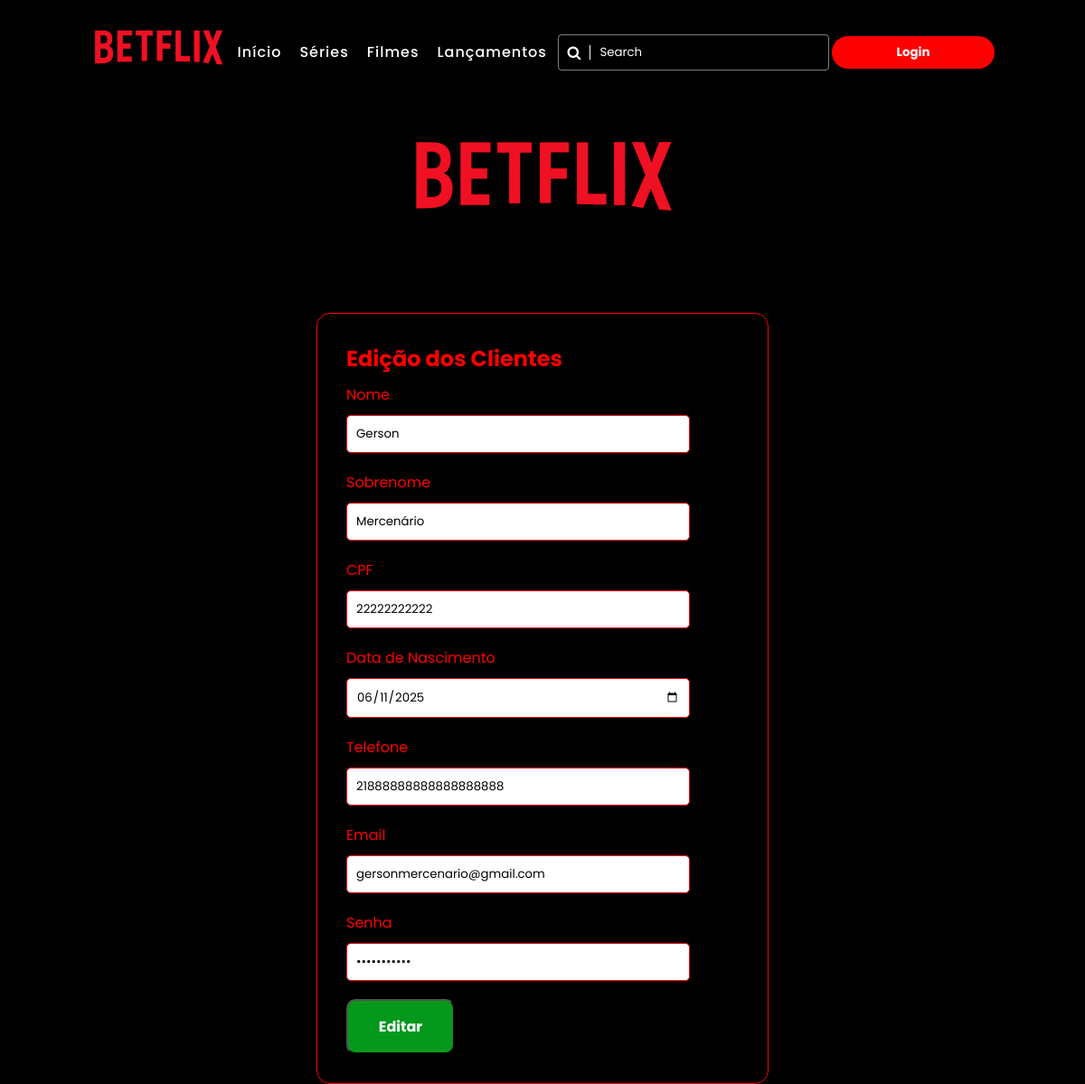
Page /cliente_editar/11 on the committed database.
### clientes/models.py (models this page shows, shortened)
class Cliente(models.Model):
    nome = models.CharField(max_length=100) # Nome do cliente, string de até 100 caracteres
    sobrenome = models.CharField(max_length=100) # Sobrenome do cliente, string de até 100 caracteres
    cpf = models.CharField(max_length=11, unique=True) # CPF do cliente, string de 11 caracteres, deve ser único
    data_nascimento = models.DateField() # Data de nascimento do cliente
    telefone = models.CharField(max_length=20, blank=True, null=True) # Telefone do cliente, opcional (blank=True, null=True)
    email = models.EmailField(unique=True) # Email do cliente, deve ser único e formatado como email
    senha = models.CharField(max_length=100)
    data_cadastro = models.DateTimeField(auto_now_add=True) # Data e hora do cadastro, preenchido automaticamente na criação
    class Meta:
        verbose_name = "Cliente" # Nome singular amigável para o modelo no painel administrativo
        verbose_name_plural = "Clientes" # Nome plural amigável para o modelo no painel administrativo
        ordering = ['nome', 'sobrenome'] # Define a ordem padrão dos registros ao consultá-los

### clientes/views.py (the view, shortened to what this page needs)
# urls.py: path('cliente_editar/<int:pk>', Editar.as_view(), name="cliente_update"),
class Editar(UpdateView):
    model = Cliente
    form_class = ClienteForm
    template_name = 'clientes/cadastro.html'
    def get_context_data(self, **kwargs):
        context = super().get_context_data(**kwargs) #Cria o context
        context['titulo'] = 'Edição dos Clientes'
        context['botao'] = 'Editar'
        return context
    success_url = reverse_lazy('informacao')

### clientes/forms.py
class ClienteForm(forms.ModelForm):
    class Meta:
        model = Cliente #Modelo (Classe do model)
        fields = [
            'nome',
            'sobrenome',
            'cpf',
            'data_nascimento',
            'telefone',
            'email',
            'senha'
        ]
        widgets = {
        'nome': forms.TextInput(attrs={"class": "form-control input", "placeholder": "Digite seu nome"}),
        'sobrenome': forms.TextInput(attrs={"class": "form-control input", "placeholder": "Digite seu sobrenome"}),
        'cpf': forms.TextInput(attrs={"class": "form-control input", "placeholder": "___ . ___ . ___ - __"}),
        'data_nascimento': forms.DateInput(attrs={"class": "form-control input", "placeholder": "DD/MM/AAAA", "type": "date"}),
        'telefone': forms.TextInput(attrs={"class": "form-control input", "placeholder": "(XX) XXXX-XXXX"}),
        'email': forms.EmailInput(attrs={"class": "form-control input", "placeholder": "email@example.com"}),
        'senha': forms.TextInput(attrs={"class": "form-control input", "placeholder": "Digite sua senha", "type": "password"}),
        }

### clientes/templates/clientes/cadastro.html (shortened to what this page needs)
{% extends 'base.html' %}
{% load static %}
{% block content %}
<section class="login">
    <img src="{% static 'img/logo.png' %}" class="net">
    <section class="contato">
                <div class="area-formulario">
                    <h2>{{ titulo }}</h2>
                    <form class="formulario" action="" method="post">
                        <div class="campos">
                            <label for="nome">Nome</label>
                            {{ form.nome }}
                        </div>
                        <div class="campos">
                            <label for="email">Sobrenome</label>
                            {{ form.sobrenome  }}
                        </div>
                        <div class="campos">
                            <label for="assunto">CPF</label>
                            {{ form.cpf }}
                        </div>
                        <div class="campos">
                            <label for="mensagem">Data de Nascimento</label>
                            {{ form.data_nascimento }}
                        </div>
                        <div class="campos">
                            <label for="mensagem">Telefone</label>
                            {{ form.telefone }}
                        </div>
                        <div class="campos">
                            <label for="mensagem">Email</label>
                            {{ form.email  }}
                        </div>
                        <div class="campos">
                            <label for="mensagem">Senha</label>
                            {{ form.senha }}
                        </div>
                        <button type="submit" name="enviar" class="btn-enviar">{{ botao }}</button>
                    </form>
                </div>
    </section>
</section>
{% endblock %}

### clientes/static/css/style.css (style rules this page uses)
* { margin: 0; padding: 0; box-sizing: border-box; font-family: 'Poppins', sans-serif; }
body { background: #000; }
.login { margin-top: 150px; display: flex; flex-direction: column; align-items: center; }
.contato { display: flex; justify-content: space-evenly; margin-top: 100px; color: red; }
.area-formulario { border: 1px solid red; border-radius: 15px; width: 500px; height: auto; padding: 32px; display: flex; flex-direction: column; }
.formulario { width: 400px; }
.campos { display: flex; flex-direction: column; width: 95%; margin: 10px 0; }
.campos input { border:1px solid red; border-radius: 5px; width: 100%; margin: 10px 0; padding: 10px; }
.btn-enviar { background-color: #04991c; padding: 16px; color: #fff; font-weight: bold; font-size: 16px; border-radius: 10px; width: 120px; }
.net { display: block; width: 300px; }

### rows in the picture
Cliente: nome "Gerson", sobrenome "Mercenário", cpf "22222222222", data_nascimento "06/11/2025", telefone "21888888888888888888", email "gersonmercenario@gmail.com"

### other values in the picture
{{ titulo }} "Edição dos Clientes"
{{ botao }} "Editar"
